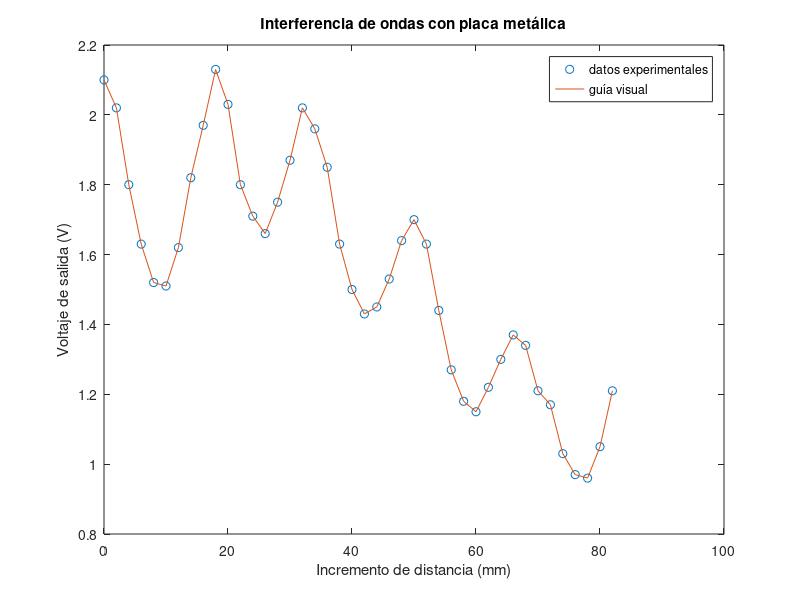
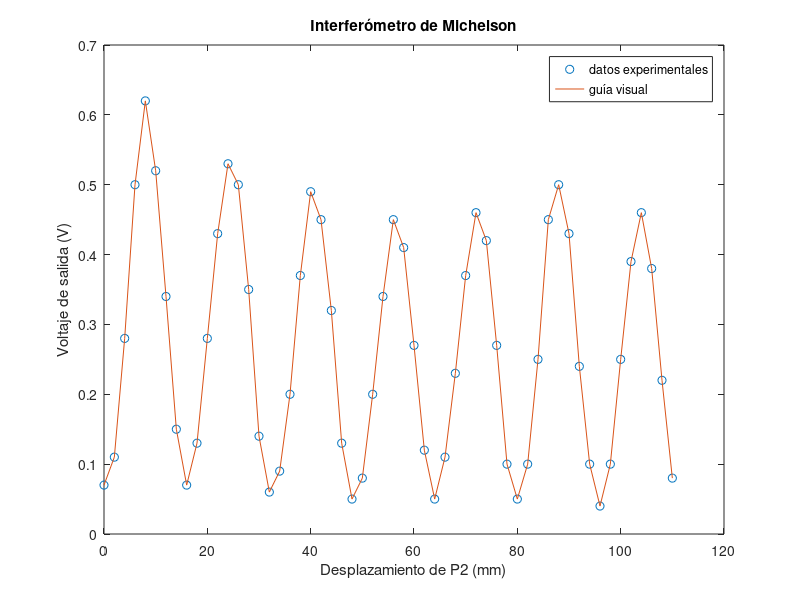
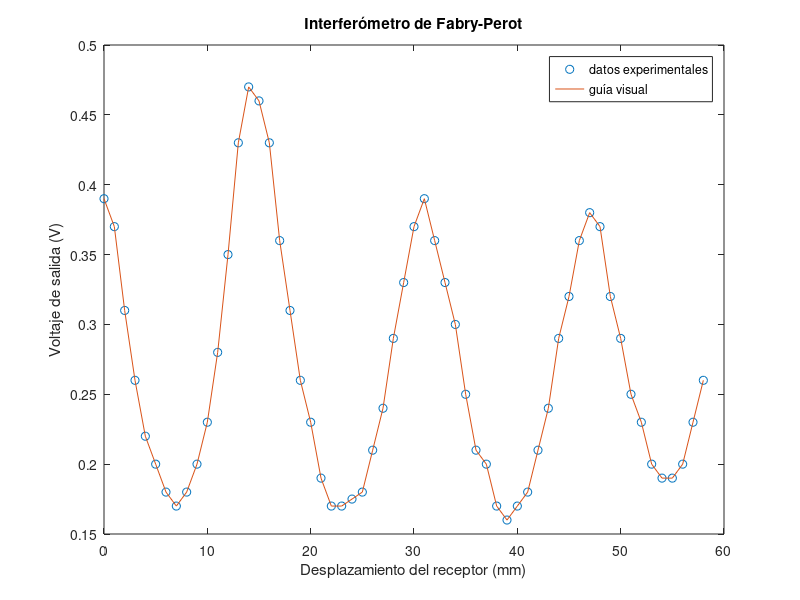
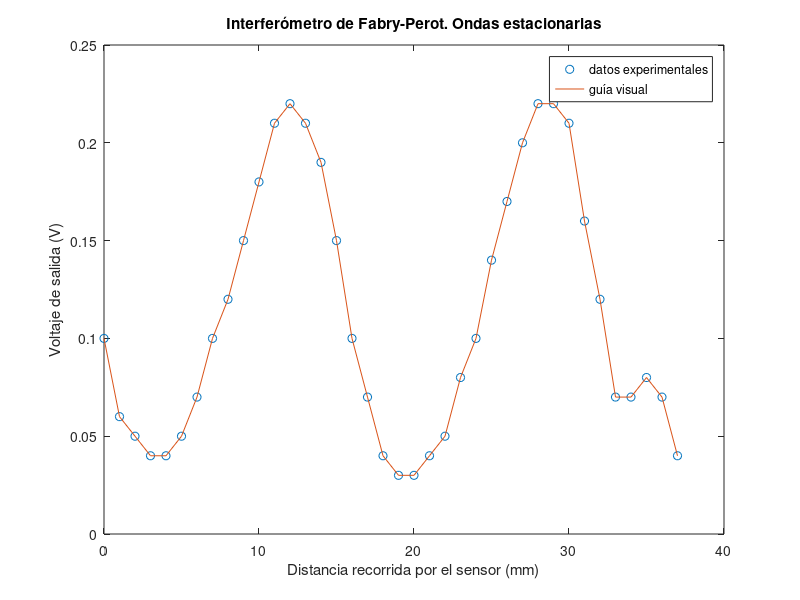

Source code (MATLAB) for these figures, in order:
clc
close all
clear all

% PRACTICA MICROONDAS 1. TEC EXP 3

% PARTE 1: INTERFERENCIA DE ONDA REFLEJADA Y EMITIDA

Ampl1=[2.1
2.02
1.8
1.63
1.52
1.51
1.62
1.82
1.97
2.13
2.03
1.8
1.71
1.66
1.75
1.87
2.02
1.96
1.85
1.63
1.5
1.43
1.45
1.53
1.64
1.7
1.63
1.44
1.27
1.18
1.15
1.22
1.3
1.37
1.34
1.21
1.17
1.03
0.97
0.96
1.05
1.21];

mm1=[0
2
4
6
8
10
12
14
16
18
20
22
24
26
28
30
32
34
36
38
40
42
44
46
48
50
52
54
56
58
60
62
64
66
68
70
72
74
76
78
80
82];

figure(1)
plot(mm1,Ampl1,'o'), hold on
plot (mm1,Ampl1)
xlabel('Incremento de distancia (mm)')
ylabel('Voltaje de salida (V)')
title('Interferencia de ondas con placa metálica')
legend('datos experimentales','guía visual')



% PARTE 2: INTERFERÓMETRO DE MICHELSON

Ampl2=[0.07
0.11
0.28
0.5
0.62
0.52
0.34
0.15
0.07
0.13
0.28
0.43
0.53
0.5
0.35
0.14
0.06
0.09
0.2
0.37
0.49
0.45
0.32
0.13
0.05
0.08
0.2
0.34
0.45
0.41
0.27
0.12
0.05
0.11
0.23
0.37
0.46
0.42
0.27
0.1
0.05
0.1
0.25
0.45
0.5
0.43
0.24
0.1
0.04
0.1
0.25
0.39
0.46
0.38
0.22
0.08];



mm2=[0
2
4
6
8
10
12
14
16
18
20
22
24
26
28
30
32
34
36
38
40
42
44
46
48
50
52
54
56
58
60
62
64
66
68
70
72
74
76
78
80
82
84
86
88
90
92
94
96
98
100
102
104
106
108
110];


figure(2)
plot (mm2,Ampl2,'o'), hold on
plot (mm2,Ampl2)
xlabel('Desplazamiento de P2 (mm)')
ylabel('Voltaje de salida (V)')
title('Interferómetro de Michelson')
legend('datos experimentales','guía visual')




% PARTE 3.1: INTERFERÓMETRO DE FABRY-PEROT:

Ampl3p1=[0.39
0.37
0.31
0.26
0.22
0.2
0.18
0.17
0.18
0.2
0.23
0.28
0.35
0.43
0.47
0.46
0.43
0.36
0.31
0.26
0.23
0.19
0.17
0.17
0.175
0.18
0.21
0.24
0.29
0.33
0.37
0.39
0.36
0.33
0.3
0.25
0.21
0.2
0.17
0.16
0.17
0.18
0.21
0.24
0.29
0.32
0.36
0.38
0.37
0.32
0.29
0.25
0.23
0.2
0.19
0.19
0.2
0.23
0.26];


mm3p1=[0
1
2
3
4
5
6
7
8
9
10
11
12
13
14
15
16
17
18
19
20
21
22
23
24
25
26
27
28
29
30
31
32
33
34
35
36
37
38
39
40
41
42
43
44
45
46
47
48
49
50
51
52
53
54
55
56
57
58];


figure(3)
plot (mm3p1,Ampl3p1,'o'), hold on
plot (mm3p1,Ampl3p1)
xlabel('Desplazamiento del receptor (mm)')
ylabel('Voltaje de salida (V)')
title('Interferómetro de Fabry-Perot')
legend('datos experimentales','guía visual')

% PARTE 3.2: (INTERFERÓMETRO DE FABRY-PEROT)


Ampl3p2=[0.1
0.06
0.05
0.04
0.04
0.05
0.07
0.1
0.12
0.15
0.18
0.21
0.22
0.21
0.19
0.15
0.1
0.07
0.04
0.03
0.03
0.04
0.05
0.08
0.1
0.14
0.17
0.2
0.22
0.22
0.21
0.16
0.12
0.07
0.07
0.08
0.07
0.04
];

mm3p2=[0
1
2
3
4
5
6
7
8
9
10
11
12
13
14
15
16
17
18
19
20
21
22
23
24
25
26
27
28
29
30
31
32
33
34
35
36
37];


figure(4)
plot (mm3p2,Ampl3p2,'o'), hold on
plot (mm3p2,Ampl3p2)
xlabel('Distancia recorrida por el sensor (mm)')
ylabel('Voltaje de salida (V)')
title('Interferómetro de Fabry-Perot. Ondas estacionarias')
legend('datos experimentales','guía visual')



% PARTE 4: DIFRACCIÓN POR UNA RENDIJA Y POR UNA RED


% 4.1 RENDIJA 4 CM
% 4.1.1: Receptor a 30 cm del centro


v411=[0.01
0.01
0.015
0.02
0.02
0.02
0.02
0.025
0.025
0.025
0.025
0.03
0.03
0.03
0.05
0.05
0.07
0.11
0.11
0.15
0.21
0.22
0.26
0.3
0.38
0.43
0.5
0.51
0.49
0.45
0.49
0.59
0.65
0.67
0.65
0.58
0.51
0.44
0.38
0.42
0.46
0.46
0.43
0.35
0.32
0.26
0.23
0.19
0.16
0.1
0.07
0.07
0.04
0.035
0.033
0.02
0.02
0.02
0.01
0.01
0.01];

angle411=[-70
-68
-66
-64
-62
-60
-58
-56
-54
-52
-50
-48
-46
-44
-42
-40
-38
-36
-34
-32
-30
-28
-26
-24
-22
-20
-18
-16
-14
-12
-10
-8
-6
-4
-2
0
2
4
6
8
10
12
14
16
18
20
22
24
26
28
30
32
34
36
38
40
42
44
46
48
50];

% 4.1.2: Receptor a 50 cm del centro

v412=[0.01
0.02
0.02
0.02
0.03
0.04
0.05
0.07
0.08
0.1
0.13
0.15
0.18
0.19
0.23
0.27
0.31
0.35
0.39
0.38
0.36
0.49
0.57
0.58
0.55
0.53
0.55
0.57
0.57
0.54
0.47
0.37
0.4
0.4
0.38
0.33
0.3
0.26
0.2
0.19
0.15
0.13
0.1
0.08
0.07
0.05
0.04
0.03
0.03
0.02
0.02
0.01
0.01];

angle412=[-52
-50
-48
-46
-44
-42
-40
-38
-36
-34
-32
-30
-28
-26
-24
-22
-20
-18
-16
-14
-12
-10
-8
-6
-4
-2
0
2
4
6
8
10
12
14
16
18
20
22
24
26
28
30
32
34
36
38
40
42
44
46
48
50
52];


figure(5)
plot (angle411,v411,'o',angle412,v412,'o'), hold on
plot (angle411,v411,angle412,v412)
xlabel('Incremento del ángulo del sensor (grados)')
ylabel('Voltaje de salida (V)')
title('Difracción por una rendija de 4 cm')
legend('Sensor a 30 cm','Sensor a 50 cm','guía visual','guía visual')




% 4.2 DOS RENDIJAS
% 4.2.1: Receptor a 30 cm del centro

v421=[0.16
0.14
0.13
0.1
0.09
0.095
0.095
0.1
0.11
0.1
0.07
0.04
0.02
0.012
0.02
0.03
0.038
0.035
0.025
0.018
0.026
0.05
0.052
0.028
0.01
0.002
0.018
0.06
0.095
0.12
0.09
0.04
0.01
0.002
0.005
0.025
0.05
0.05
0.03
0.02
0.02
0.025
0.027
0.024
0.018
0.013
0.013
0.032
0.06
0.08
0.08
0.077
0.07
0.07
0.07
0.09
0.13
%0.19
%0.22];
];
angle421=[-58
-56
-54
-52
-50
-48
-46
-44
-42
-40
-38
-36
-34
-32
-30
-28
-26
-24
-22
-20
-18
-16
-14
-12
-10
-8
-6
-4
-2
0
2
4
6
8
10
12
14
16
18
20
22
24
26
28
30
32
34
36
38
40
42
44
46
48
50
52
54
%56
%58];
];

% 4.2.2: Receptor a 50 cm del centro


v422=[0.01
0.01
0.02
0.02
0.03
0.04
0.05
0.05
0.05
0.04
0.04
0.06
0.08
0.11
0.12
0.11
0.08
0.07
0.06
0.09
0.12
0.11
0.09
0.067
0.038
0.12
0.15
0.14
0.12
0.09
0.07
0.05
0.03
0.02
0.06
0.15
0.13
0.06
0.02
0.01
0.02
0.03
0.04
0.08
0.12
0.1
0.08
0.08
0.09
0.14
0.17
0.12
0.08
0.02
0.11
0.11
0.106
0.09
0.08
0.06
0.06
0.056
0.055
0.05
0.044
0.037
0.031
0.023
0.02
0.015
0.012
0.012
0.009];

angle422=[-70
-68
-66
-64
-62
-60
-58
-56
-54
-52
-50
-48
-46
-44
-42
-40
-38
-36
-34
-32
-30
-28
-26
-24
-22
-20
-18
-16
-14
-12
-10
-8
-6
-4
-2
0
2
4
6
8
10
12
14
16
18
20
22
24
26
28
30
32
34
36
38
40
42
44
46
48
50
52
54
56
58
60
62
64
66
68
70
72
74];


figure(6)
plot (angle421,v421,'o',angle422,v422,'o'), hold on
plot (angle421,v421,angle422,v422)
xlabel('Incremento del ángulo del sensor (grados)')
ylabel('Voltaje de salida (V)')
title('Difracción por una red (dos rendijas)')
legend('Sensor a 30 cm','Sensor a 50 cm','guía visual','guía visual')

v51=[0.005
0.005
0.005
0.01
0.01
0.01
0.02
0.02
0.02
0.03
0.04
0.03
0.04
0.05
0.08
0.1
0.17
0.26
0.32
0.37
0.37
0.39
0.44
0.55
0.78
0.93
1.08
1.32
1.48
1.65
1.88
2.05
2.16
2.24
2.22
2.06
1.87
1.55
1.12
0.61
0.18
0.02
0.03
0.15
0.26
0.36
0.31
0.16
0.07
0.01
0.02];
angle51=[-50
-48
-46
-44
-42
-40
-38
-36
-34
-32
-30
-28
-26
-24
-22
-20
-18
-16
-14
-12
-10
-8
-6
-4
-2
0
2
4
6
8
10
12
14
16
18
20
22
24
26
28
30
32
34
36
38
40
42
44
46
48
50];
v52=[0.001
0.001
0.005
0.01
0.01
0.01
0.01
0.01
0.02
0.02
0.04
0.08
0.09
0.12
0.15
0.26
0.41
0.55
0.63
0.83
0.97
1.1
1.22
1.41
1.6
1.71
1.79
1.85
1.81
1.67
1.42
1.12
0.74
0.39
0.14
0.01
0.01
0.08
0.19
0.22
0.15];
angle52=[-38
-36
-34
-32
-30
-28
-26
-24
-22
-20
-18
-16
-14
-12
-10
-8
-6
-4
-2
0
2
4
6
8
10
12
14
16
18
20
22
24
26
28
30
32
34
36
38
40
42];

figure(7)
plot (angle51,v51,'o',angle52,v52,'o'), hold on
plot (angle51,v51,angle52,v52)
xlabel('Incremento del ángulo del sensor (grados)')
ylabel('Voltaje de salida (V)')
title('Difracción por un borde')
legend('Sensor a 30 cm','Sensor a 50 cm','guía visual','guía visual')
